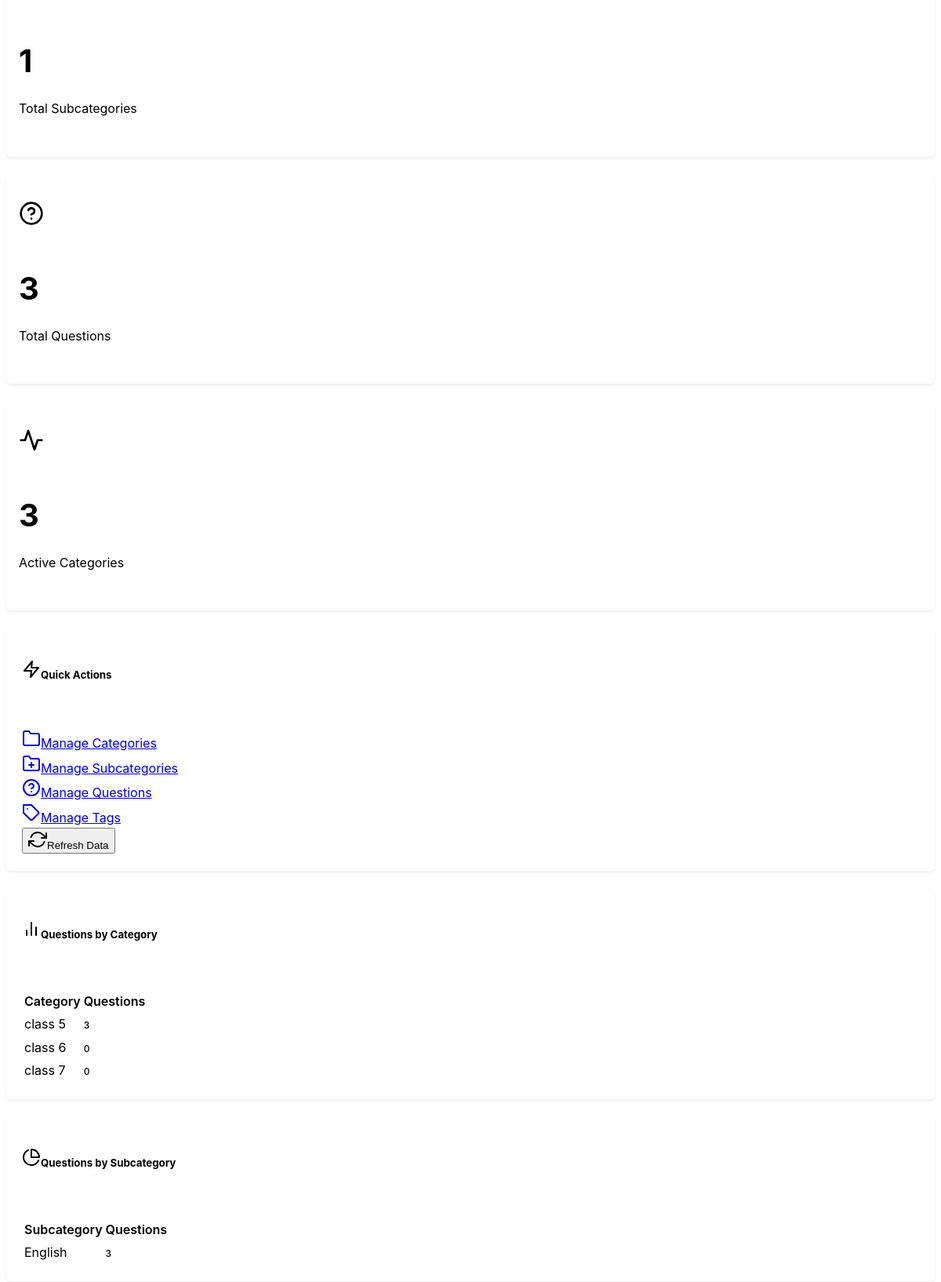
/backend (lower part), run on an earlier commit of the app's database.
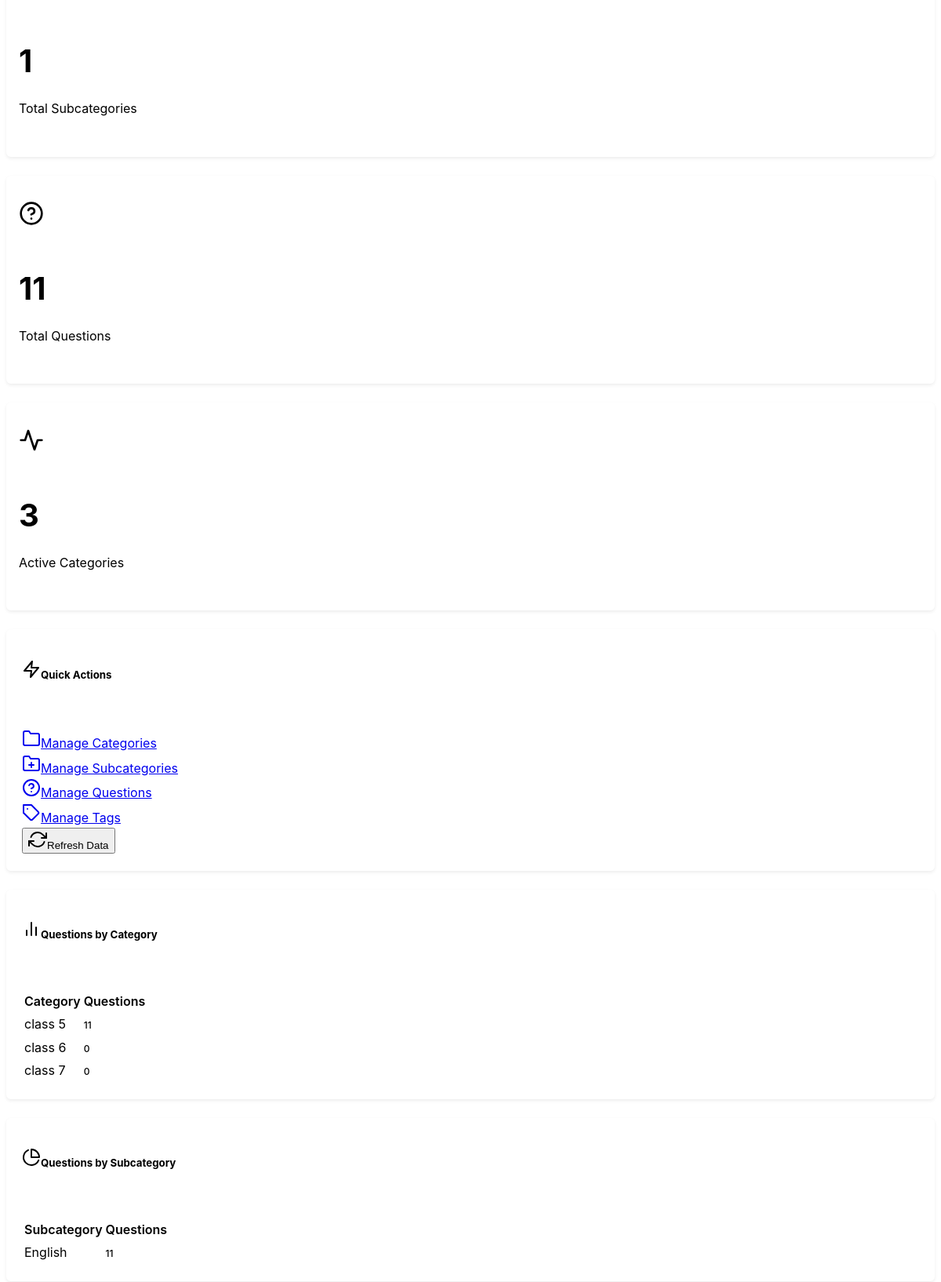
And on a later commit of the database.
### mcqbox/model.py (models this page shows, shortened)
class Category(db.Model):
    id = db.Column(db.Integer, primary_key=True)
    name = db.Column(db.String(50), nullable=False, unique=True)
    description = db.Column(db.String(200), nullable=True)
    created_at = db.Column(db.DateTime, server_default=db.func.now())
    updated_at = db.Column(db.DateTime, server_default=db.func.now(), onupdate=db.func.now())

class Subcategory(db.Model):
    id = db.Column(db.Integer, primary_key=True)
    name = db.Column(db.String(50), nullable=False)
    category_id = db.Column(db.Integer, db.ForeignKey('category.id'), nullable=False)
    category = db.relationship('Category', backref=db.backref('subcategories', lazy=True))
    description = db.Column(db.String(200), nullable=True)
    created_at = db.Column(db.DateTime, server_default=db.func.now())
    updated_at = db.Column(db.DateTime, server_default=db.func.now(), onupdate=db.func.now())

### mcqbox/backend/route.py (the view)
@app.route('/backend')
def dashboard():
    categories = Category.query.count()
    subcategories = Subcategory.query.count()
    questions = Question.query.count()
    category_stats = {}
    subcategory_stats = {}
    category = Category.query.all()
    subcat = Subcategory.query.all()
    for cat in category:
        category_stats[cat.id] = {
            'id': cat.id,
            'name': cat.name,
            'total_subcategories': len(cat.subcategories),
            'count': len(cat.questions)
        }
    for subcategory in subcat:
        subcategory_stats[subcategory.id] = {
            'id': subcategory.id,
            'name': subcategory.name,
            'category_id': subcategory.category_id,
            'count': len(subcategory.questions)
        }
    stats ={
            'total_categories': categories,
            'total_subcategories': subcategories,
            'total_questions': questions,
            'category_stats': list(category_stats.values()),
            'subcategory_stats': list(subcategory_stats.values())
        }
    return render_template('dashboard.html', stats=stats, categories=category)

### mcqbox/backend/templates/dashboard.html (shortened to what the changed rows need)
{% extends "base.html" %}
{% block content %}
<div class="row mb-4">
    <div class="col-md-3">
        <div class="card">
            <div class="card-body text-center">
                <i data-feather="help-circle" class="mb-2" style="width: 2rem; height: 2rem;"></i>
                <h3 class="card-title">{{ stats.total_questions }}</h3>
                <p class="card-text text-muted">Total Questions</p>
            </div>
        </div>
    </div>
</div>
{% if stats.category_stats %}
<div class="row mb-4">
    <div class="col-md-6">
        <div class="card">
            <div class="card-body">
                {% if stats.category_stats %}
                    <div class="table-responsive">
                        <table class="table table-sm">
                            <thead>
                                <tr>
                                    <th>Category</th>
                                    <th class="text-end">Questions</th>
                                </tr>
                            </thead>
                            <tbody>
                                {% for category in stats.category_stats %}
                                <tr>
                                    <td>{{ category.name }}</td>
                                    <td class="text-end">
                                        <span class="badge bg-secondary">{{ category.count }}</span>
                                    </td>
                                </tr>
                                {% endfor %}
                            </tbody>
                        </table>
                    </div>
                {% else %}
                    <div class="text-center text-muted py-3">
                        <i data-feather="inbox" class="mb-2" style="width: 2rem; height: 2rem;"></i>
                        <p>No questions created yet</p>
                    </div>
                {% endif %}
            </div>
        </div>
    </div>
    <div class="col-md-6">
        <div class="card">
            <div class="card-body">
                {% if stats.subcategory_stats %}
                    <div class="table-responsive">
                        <table class="table table-sm">
                            <thead>
                                <tr>
                                    <th>Subcategory</th>
                                    <th class="text-end">Questions</th>
                                </tr>
                            </thead>
                            <tbody>
                                {% for subcategory in stats.subcategory_stats[:10] %}
                                <tr>
                                    <td>{{ subcategory.name }}</td>
                                    <td class="text-end">
                                        <span class="badge bg-secondary">{{ subcategory.count }}</span>
                                    </td>
                                </tr>
                                {% endfor %}
                            </tbody>
                        </table>
                    </div>
                {% else %}
                    <div class="text-center text-muted py-3">
                        <i data-feather="inbox" class="mb-2" style="width: 2rem; height: 2rem;"></i>
                        <p>No questions created yet</p>
                    </div>
                {% endif %}
            </div>
        </div>
    </div>
</div>
{% endif %}
{% endblock %}

What changed in the data, as far as the page shows it:
computed for Category "class 5": count "3" → "11"
changed Subcategory "English": count "3" → "11"
Also different on the page:
{{ stats.total_questions }}: "3" → "11"
